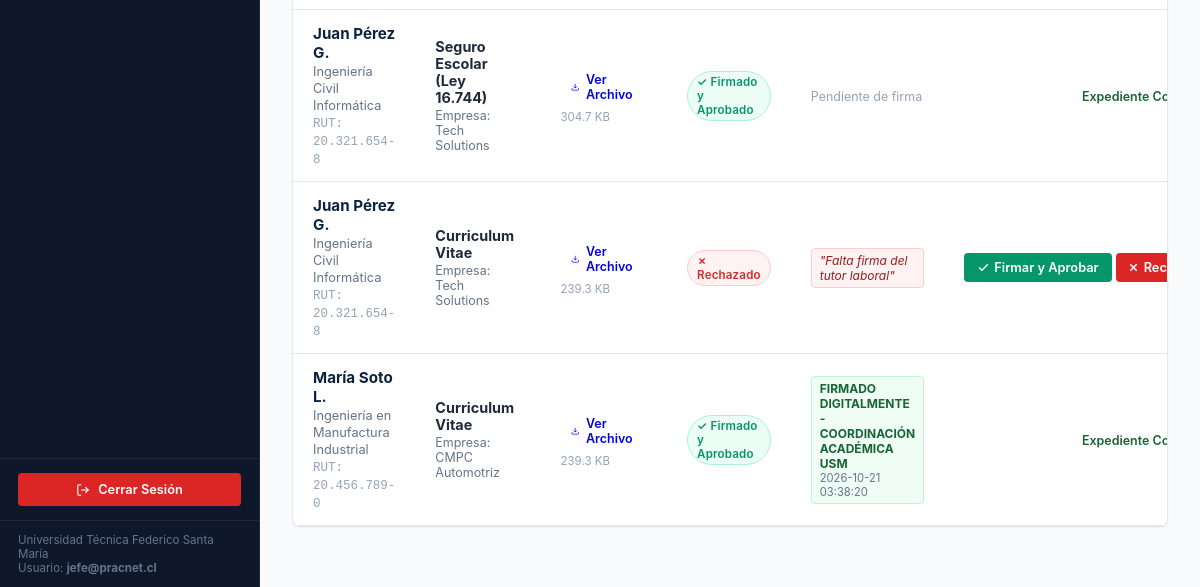
The page /admin/documentos (signed in, lower part) on the database as committed earlier.
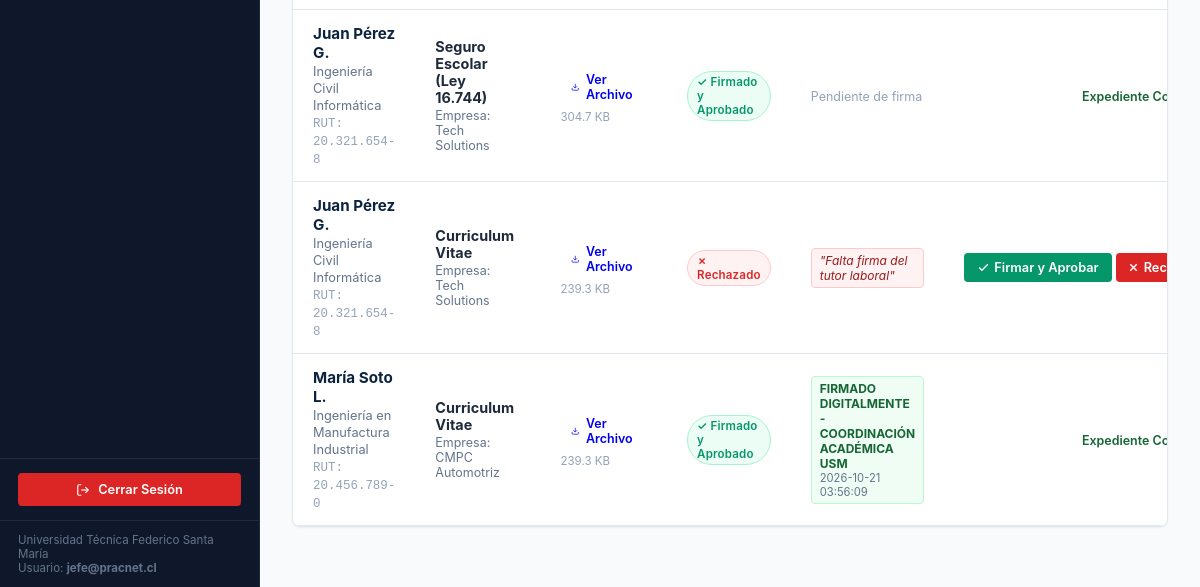
The same page on the database as committed later.
### tables this page shows
CREATE TABLE documento_practica (
            id INTEGER PRIMARY KEY AUTOINCREMENT,
            estudiante_id INTEGER NOT NULL REFERENCES estudiante(id) ON DELETE CASCADE,
            postulacion_id INTEGER REFERENCES postulacion(id) ON DELETE SET NULL,
            tipo_documento TEXT NOT NULL,
            nombre_archivo TEXT NOT NULL,
            ruta_archivo TEXT NOT NULL,
            tamano_bytes INTEGER,
            estado_validacion TEXT DEFAULT 'Pendiente',
            fecha_subida TIMESTAMP DEFAULT CURRENT_TIMESTAMP
        , observacion TEXT, firmado_por TEXT, fecha_firma TIMESTAMP);

CREATE TABLE estudiante (
            id INTEGER PRIMARY KEY AUTOINCREMENT,
            usuario_id INTEGER UNIQUE REFERENCES usuario(id) ON DELETE CASCADE,
            nombre TEXT NOT NULL,
            apellido TEXT,
            rut TEXT UNIQUE NOT NULL,
            correo_institucional TEXT NOT NULL,
            carrera TEXT NOT NULL,
            universidad TEXT DEFAULT 'Universidad Técnica Federico Santa María',
            sede TEXT DEFAULT 'Campus San Joaquín',
            ano_ingreso INTEGER DEFAULT 2022,
            semestre_actual INTEGER DEFAULT 8,
            avance_malla INTEGER DEFAULT 75,
            creditos_totales INTEGER DEFAULT 180,
            es_primera_practica INTEGER DEFAULT 1,
            habilidades TEXT,
            ubicacion TEXT DEFAULT 'Santiago, Chile',
            telefono TEXT DEFAULT '+56 9 1234 5678'
        );

CREATE TABLE empresa (
            id INTEGER PRIMARY KEY AUTOINCREMENT,
            usuario_id INTEGER REFERENCES usuario(id) ON DELETE SET NULL,
            nombre TEXT NOT NULL,
            area TEXT NOT NULL,
            direccion TEXT,
            correo_contacto TEXT,
            rut TEXT UNIQUE,
            convenio_vigente INTEGER DEFAULT 1,
            tasa_retencion INTEGER DEFAULT 35
        );

### app/routes_admin.py (the view)
@admin_bp.route('/documentos')
def documentos():
    estado_filtro = request.args.get('estado', '')
    with get_db() as conn:
        cursor = conn.cursor()
        query = """
            SELECT d.*, e.nombre as est_nombre, e.apellido as est_apellido, e.rut as est_rut, e.carrera as est_carrera,
                   o.titulo as oferta_titulo, emp.nombre as empresa_nombre
            FROM documento_practica d
            JOIN estudiante e ON d.estudiante_id = e.id
            LEFT JOIN postulacion p ON d.postulacion_id = p.id
            LEFT JOIN oferta_practica o ON p.oferta_practica_id = o.id
            LEFT JOIN empresa emp ON o.empresa_id = emp.id
        """
        params = []
        if estado_filtro:
            query += " WHERE d.estado_validacion = ?"
            params.append(estado_filtro)
        query += " ORDER BY d.id DESC"
        cursor.execute(query, tuple(params))
        documentos_lista = cursor.fetchall()
    return render_template('admin/documentos.html', documentos=documentos_lista, estado_filtro=estado_filtro)

### app/__init__.py (called while the page is built)
def create_app():
    app = Flask(__name__)
    app.config.from_object(Config)
    os.makedirs(app.config['UPLOAD_FOLDER'], exist_ok=True)
    init_db()
    from app.auth import auth_bp
    from app.routes_admin import admin_bp
    from app.routes_student import student_bp
    from app.routes_empresa import empresa_bp
    app.register_blueprint(auth_bp)
    app.register_blueprint(admin_bp)
    app.register_blueprint(student_bp)
    app.register_blueprint(empresa_bp)
    @app.route('/')
    def index():
        return redirect(url_for('auth.login'))
    @app.errorhandler(404)
    def page_not_found(e):
        return render_template('404.html'), 404
    @app.errorhandler(500)
    def internal_server_error(e):
        return render_template('500.html'), 500
    @app.after_request
    def apply_security_headers(response):
        return add_security_headers(response)
    return app

### app/database.py (called while the page is built)
def get_db_connection():
    conn = sqlite3.connect(Config.DATABASE_PATH)
    conn.row_factory = sqlite3.Row
    conn.execute("PRAGMA foreign_keys = ON;")
    return conn

### app/routes_admin.py (called while the page is built)
@admin_bp.before_request
@role_required(['admin', 'jefe_carrera'])
def restrict_admin():
    pass

### app/templates/admin/documentos.html (shortened to what the changed rows need)
{% extends 'base.html' %}
{% block content %}
<div class="table-card">
  {% if documentos %}
  <table class="data-table">
    <tbody>
      {% for d in documentos %}
      <tr>
        <td>
          <strong style="color: var(--primary-navy); font-size: 0.95rem;">{{ d.est_nombre }} {{ d.est_apellido }}</strong><br>
          <span style="color: #64748b; font-size: 0.8rem;">{{ d.est_carrera }}</span><br>
          <span style="font-family: monospace; font-size: 0.78rem; color: #94a3b8;">RUT: {{ d.est_rut }}</span>
        </td>
        <td>
          <strong style="color: #1e293b; font-size: 0.9rem;">
            {% if d.tipo_documento == 'seguro_escolar' %}
              Seguro Escolar (Ley 16.744)
            {% elif d.tipo_documento == 'formulario_6000b' %}
              Formulario 6000 B
            {% elif d.tipo_documento == 'carta_aceptacion' %}
              Carta de Aceptación Empresa
            {% elif d.tipo_documento == 'informe_final' %}
              Informe Final de Práctica
            {% elif d.tipo_documento == 'curriculum' %}
              Curriculum Vitae
            {% else %}
              {{ d.tipo_documento }}
            {% endif %}
          </strong>
          {% if d.empresa_nombre %}
            <div style="font-size: 0.78rem; color: #64748b; margin-top: 2px;">
              Empresa: {{ d.empresa_nombre }}
            </div>
          {% endif %}
        </td>
        <td>
          <a href="{{ url_for('admin.descargar_documento_admin', doc_id=d.id) }}" class="btn btn-outline" style="padding: 4px 10px; font-size: 0.78rem; display: inline-flex; align-items: center; gap: 6px;">
            <svg width="12" height="12" viewBox="0 0 24 24" fill="none" stroke="currentColor" stroke-width="2"><path d="M21 15v4a2 2 0 0 1-2 2H5a2 2 0 0 1-2-2v-4"/><polyline points="7 10 12 15 17 10"/><line x1="12" y1="15" x2="12" y2="3"/></svg>
            <span>Ver Archivo</span>
          </a>
          <div style="font-size: 0.72rem; color: #94a3b8; margin-top: 3px;">
            {{ (d.tamano_bytes / 1024)|round(1) if d.tamano_bytes else '120' }} KB
          </div>
        </td>
        <td>
          {% if d.estado_validacion == 'Aprobado' %}
            <span class="badge badge-success">✓ Firmado y Aprobado</span>
          {% elif d.estado_validacion == 'Rechazado' %}
            <span class="badge badge-danger">✗ Rechazado</span>
          {% else %}
            <span class="badge badge-warning">● En Revisión</span>
          {% endif %}
        </td>
        <td style="max-width: 220px;">
          {% if d.firmado_por %}
            <div style="font-size: 0.75rem; color: #166534; background: #f0fdf4; border: 1px solid #bbf7d0; padding: 4px 8px; border-radius: 4px;">
              <strong>{{ d.firmado_por }}</strong>
              <div style="color: #64748b; font-size: 0.7rem;">{{ d.fecha_firma }}</div>
            </div>
          {% elif d.observacion %}
            <div style="font-size: 0.75rem; color: #991b1b; background: #fef2f2; border: 1px solid #fecaca; padding: 4px 8px; border-radius: 4px;">
              <em>"{{ d.observacion }}"</em>
            </div>
          {% else %}
            <span style="font-size: 0.78rem; color: #94a3b8;">Pendiente de firma</span>
          {% endif %}
        </td>
        <td style="text-align: right; white-space: nowrap;">
          {% if d.estado_validacion != 'Aprobado' %}
            <form method="POST" action="{{ url_for('admin.firmar_documento', doc_id=d.id) }}" style="display: inline-block; margin: 0;">
              <button type="submit" class="btn btn-success" style="padding: 6px 12px; font-size: 0.8rem; display: inline-flex; align-items: center; gap: 4px;">
                <svg width="13" height="13" viewBox="0 0 24 24" fill="none" stroke="currentColor" stroke-width="2.5"><polyline points="20 6 9 17 4 12"/></svg>
                <span>Firmar y Aprobar</span>
              </button>
            </form>
            <button type="button" onclick="abrirRechazo('{{ d.id }}', '{{ d.est_nombre }} {{ d.est_apellido }}', '{{ d.tipo_documento }}')" class="btn btn-danger" style="padding: 6px 10px; font-size: 0.8rem; display: inline-flex; align-items: center; gap: 4px;">
              <svg width="13" height="13" viewBox="0 0 24 24" fill="none" stroke="currentColor" stroke-width="2.5"><line x1="18" y1="6" x2="6" y2="18"/><line x1="6" y1="6" x2="18" y2="18"/></svg>
              <span>Rechazar</span>
            </button>
          {% else %}
            <span style="font-size: 0.78rem; color: #166534; font-weight: 600;">Expediente Conforme</span>
          {% endif %}
        </td>
      </tr>
      {% endfor %}
    </tbody>
  </table>
  {% endif %}
</div>
{% endblock %}

Rows that differ between the two databases and show on the page:
changed documento_practica "FIRMADO DIGITALMENTE - COORDINACIÓN ACADÉMICA USM": fecha_firma "2026-10-21 03:38:20" → "2026-10-21 03:56:09"
